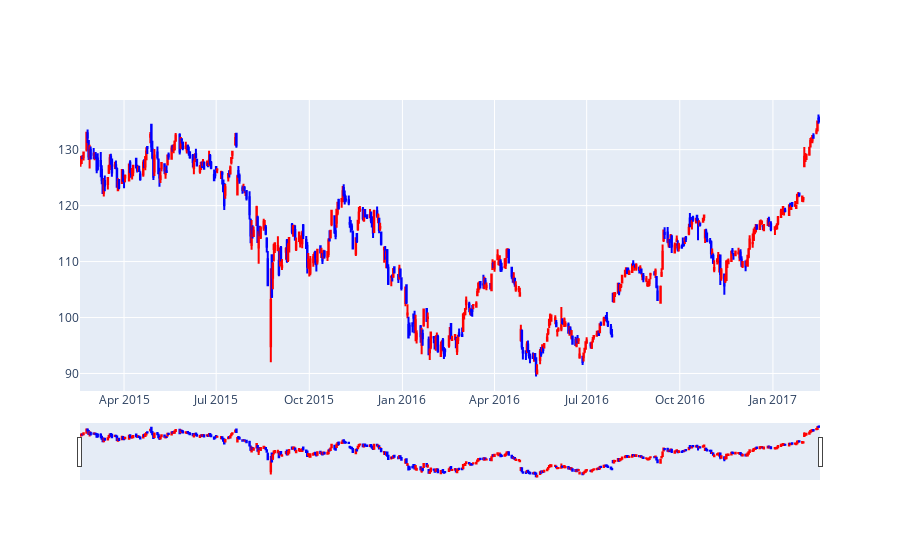

The notebook cell this image was saved under:
### Code cell
fig = go.Figure(data=[go.Candlestick(x=aapl['Date'],
                                     open=aapl['AAPL.Open'], # 시가 
                                     high=aapl['AAPL.High'], # 고가
                                     low=aapl['AAPL.Low'], # 저가
                                     close=aapl['AAPL.Close'],# 종가
                                     increasing_line_color = 'red', # 증가할 때 색깔
                                     decreasing_line_color = 'blue')]) # 하락할 때 색깔 지정
fig.show()

### Figure 1 — Plotly figure (JSON) as saved in the notebook; plotly's stock layout.template omitted (floating-point values rounded to 4 significant figures; data arrays with more than 128 entries replaced by an {"elided": "..."} marker saying what was removed)
{"data": [{"close": {"elided": "506 float values"}, "decreasing": {"line": {"color": "blue"}}, "high": {"elided": "506 float values"}, "increasing": {"line": {"color": "red"}}, "low": {"elided": "506 float values"}, "open": {"elided": "506 float values"}, "type": "candlestick", "x": {"elided": "506 str values"}}], "layout": {}}
